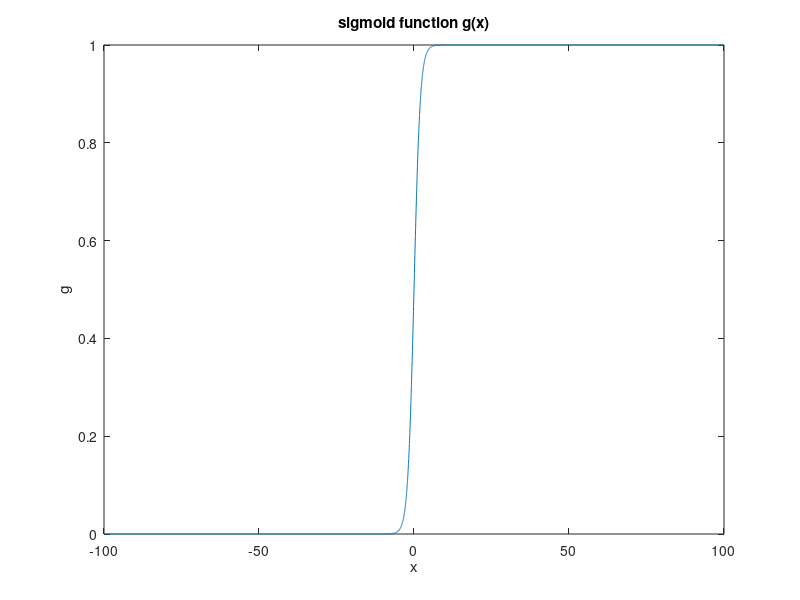

The MATLAB script that drew this image:
figure(1);
x = (-100:0.02:100);
g = 1./(1+exp(-x));
plot(x,g);
title('sigmoid function g(x)');
xlabel('x');
ylabel('g');
figure(2);

